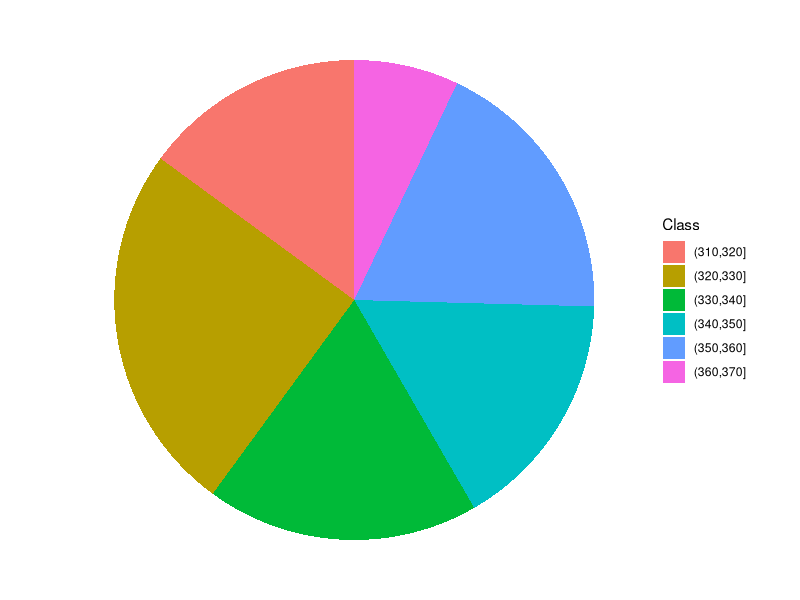

The R source for this figure: (Note: this script raises an error after producing the figure.)
## ---- chunk 1
data(mtcars)
knitr::kable(mtcars[,c(8,10)], caption = "Part of the dataset 'mtcars' in R, representing the characteristics of 32 old automobiles; 'vs' is the type of engine (0 for V-shaped and 1 for straight engine) and 'gear' is the number of forward gears. More detail is given in the text.", booktabs = T)
## ---- chunk 2
data(mtcars)
table(mtcars$vs)
## ---- chunk 3
table(mtcars$vs)/length(mtcars$vs)
## ---- chunk 4
cumsum(table(mtcars$gear))
## ---- chunk 5
data(co2)
co2 <- as.vector(co2)
mean(co2)
min(co2)
max(co2)

# binning
classes <- cut(co2, breaks = c(310,320,330,340,350,360,370))
freq <- table(classes)
freq
## ---- chunk 6
time <- c("5 - 10", "10 - 15", "15 - 20", "20 - 25")
center <- c(7.5, 12.5, 17.5, 22.5)
count <- c(1, 4, 3, 2)
tab <- data.frame("Time interval" = time, "Central value" = center,
                  "Count" = count, check.names = F)
knitr::kable(tab, caption = "Distribution of frequency for the time (in minutes) taken to complete a statistic assignment for a group of students in biotechnology", align = "ccc", booktabs = T)
## ---- chunk 7
library(ggplot2)
dfr <- data.frame("Class" = names(freq),
                  "Freq" = as.numeric(freq))
ggplot(data = dfr) +
  geom_bar(aes(x = NA, y = Freq, fill = Class),
           stat="identity", position = "fill") +
  coord_polar("y", start=0) +
  theme_void() # remove background, grid, numeric labels
## ---- chunk 8
table(mtcars$vs, mtcars$gear)
## ---- chunk 9
data(HairEyeColor)
tab <- HairEyeColor[,,2]
tab <- matrix(as.numeric(tab), 4, 4)
# tab <- cbind(tab, apply(tab, 1, sum))
# tab <- rbind(tab, apply(tab, 2, sum))

rn <- c("Black hair", "Brown hair", "Red hair", "Blond hair")
cn <- c("Brown eye", "Blue eye", "Hazel eye", "Green eye")
row.names(tab) <- rn
colnames(tab) <- cn
knitr::kable(tab, align = "cccc", caption = "Distribution of hair and eye color for 313 female statistics students, augmented with row and column sums. Dataset taken from R package 'datasets'", booktabs = T)
## ---- chunk 10
data(HairEyeColor)
tab <- HairEyeColor[c(1,4),c(1,2),2]
tab <- matrix(as.numeric(tab), 2, 2)
tab <- cbind(tab, apply(tab, 1, sum))
tab <- rbind(tab, apply(tab, 2, sum))

rn <- c("Black hair", "Blond hair", "COLUMN SUMS")
cn <- c("Brown eye", "Blue eye", "ROW SUMS")
row.names(tab) <- rn
colnames(tab) <- cn
knitr::kable(tab, align = "ccc", caption = "Excerpt from the previous table, considering (for the sake of simplicity) only two color classes for both hair and eyes", booktabs = T)
## ---- chunk 11
Black <- c(20.26837, 18.93930,  7.642173,  5.150160)
Brown <- c(55.73802, 52.08307, 21.015974, 14.162939)
Red   <- c(14.42173, 13.47604,  5.437700,  3.664537)
Blond <- c(31.57189, 29.50160, 11.904153,  8.022364)
tabExp <- rbind(Black, Brown, Red, Blond)
tab[1:4, 1:4] <- tabExp
knitr::kable(tab, align = "ccccc", caption = "Expected values of hair and eye color for 313 female statistics students, augmented with row and column sums. Expectations assume total lack of dependency between the two variables.", booktabs = T)
## ---- chunk 12
data(HairEyeColor)
tab <- HairEyeColor[,,2]
summary(tab)
## ---- chunk 13
Vcram <- sqrt(summary(tab)$statistic/(sum(tab) * min(nrow(tab) - 1, ncol(tab) - 1)))
Vcram
